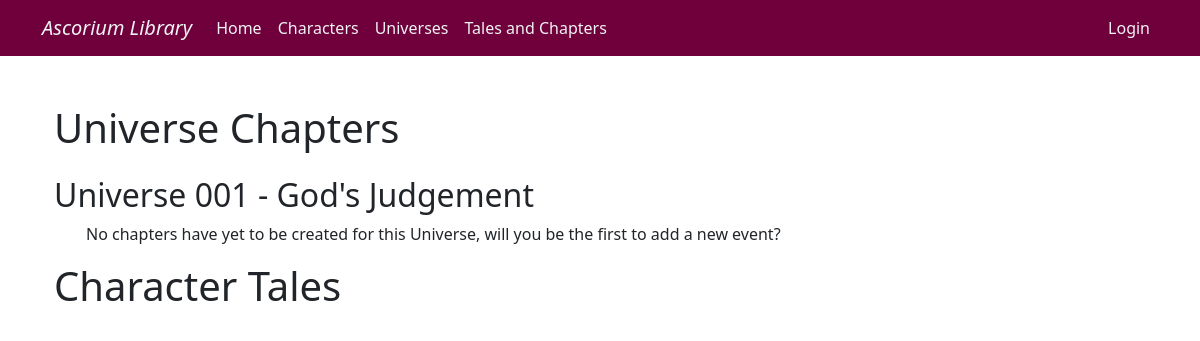
/TalesAndChapters/, run on an earlier commit of the app's database.
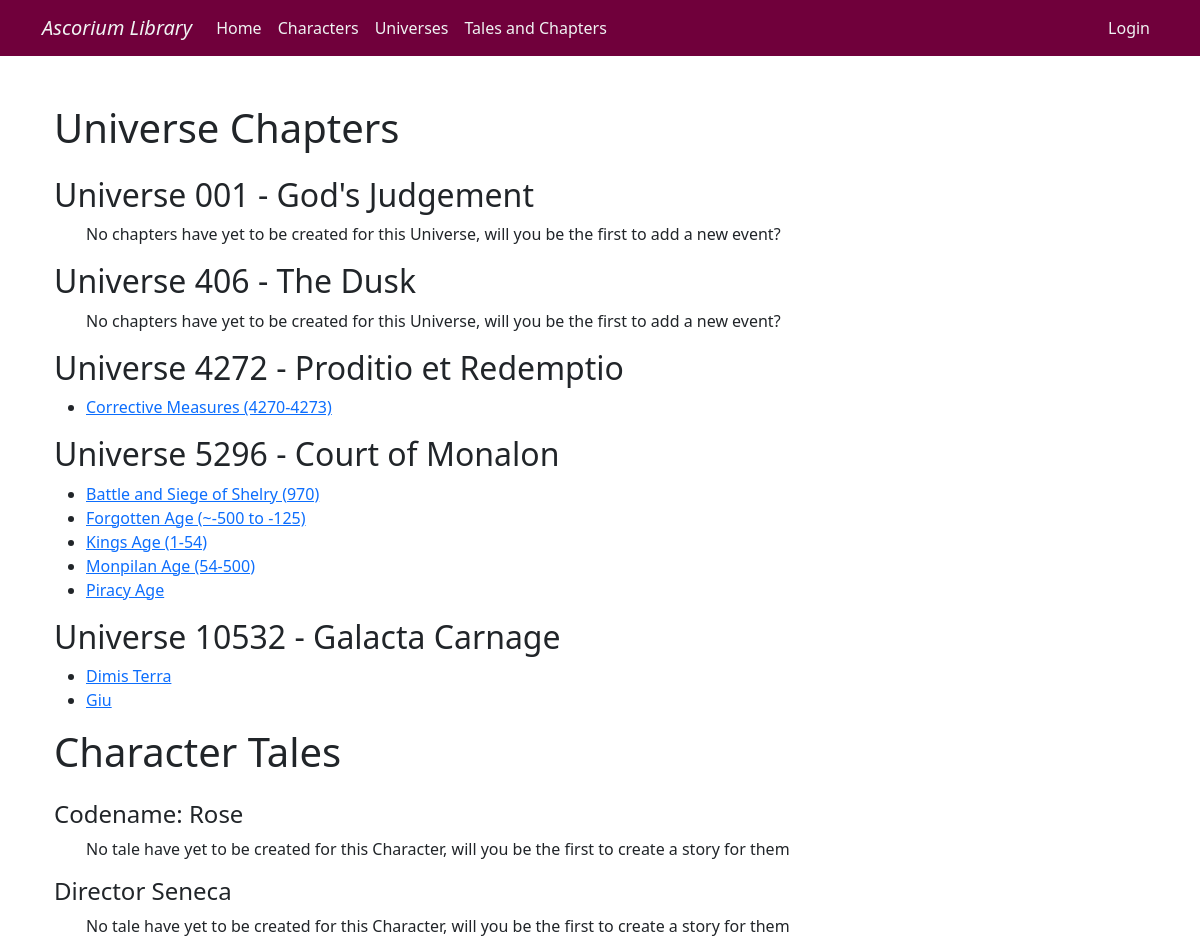
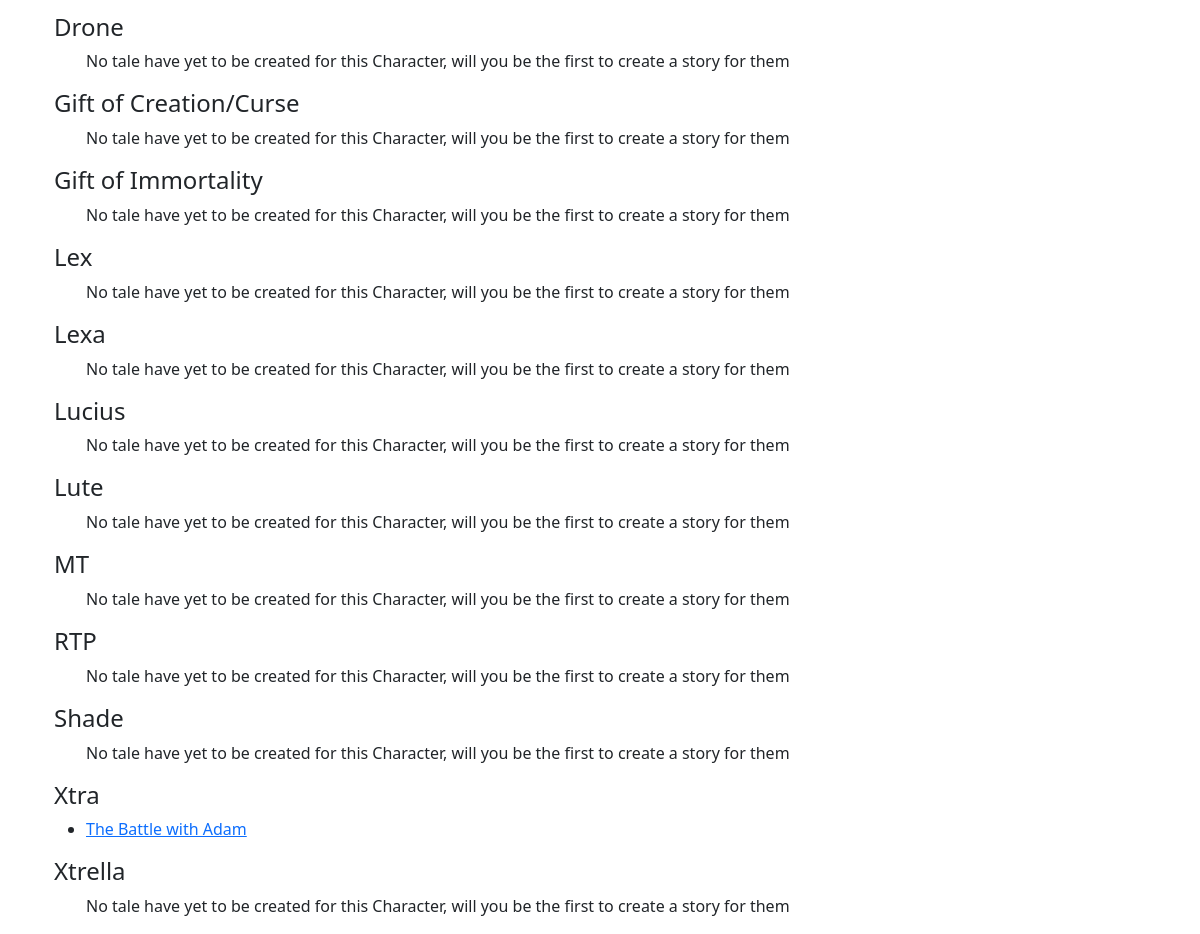
And on a later commit of the database (2 pictures, top to bottom).
### Story_Database/models.py (models this page shows, shortened)
class UniverseDatabase(models.Model):   #Universe Database
    Name=models.CharField(max_length=64)
    UniverseAuthor=models.CharField(max_length=64, null=True)   #can be left empty, since multiple authors for a Universe could exist since they can be large projects of work
    UniverseNumber=models.PositiveIntegerField(unique=True)     #primary key using unique=True
    UniverseDescription=models.TextField() #textfield for the description that can vary in size depending on how creative the user is

class ChaptersDatabase(models.Model):
    Name = models.CharField(max_length=64)
    Author = models.CharField(max_length=64, editable=False) #cant be editted
    Chapter = models.TextField()
    UniverseNumber = models.ForeignKey(UniverseDatabase, on_delete=models.CASCADE) #foreign game

class CharacterDatabase(models.Model):  #Character database
    Name = models.CharField(max_length=64)
    Author = models.CharField(max_length=64, editable=False)   #the author is not editable, it is linked to the account that made it
    CharacterDescription = models.TextField()
    UniverseNumber = models.ForeignKey(UniverseDatabase, on_delete=models.CASCADE)  #foreign key to Unieverse Database, and so upon deletion of a universe no characters from it exist and so .cascade is added
    Tags = models.ManyToManyField("self", blank=True, symmetrical=False)    #relations to other characters from Character database  (symmetrical since it doesnt go both ways always) blank because it can be left empty

class TalesDatabase(models.Model):
    Name = models.CharField(max_length=64)
    Author = models.CharField(max_length=64, editable=False)    #cant be editted
    Tale = models.TextField()
    Character = models.ForeignKey(CharacterDatabase, blank=False, on_delete=models.CASCADE) #foreign key, deletes using CASCADE

### Story_Database/views.py (the view)
# urls.py: path('TalesAndChapters/', views.TalesAndChapters, name='TalesAndChapters'),
def TalesAndChapters(request):
       Universes=UniverseDatabase.objects.order_by("UniverseNumber") #create Universes which is the model of UniverseDatabase but orders it based on Universe Number
       Characters =CharacterDatabase.objects.order_by("Name")
       TaleDictionary = { #create dictionary of characters and associated tales
              character: TalesDatabase.objects.filter(Character=character).order_by("Name")  #sorted alphabetically
              for character in Characters #repeat for each character in the character database
       }
       ChapterDictionary = {  #create a dicitonary with Universes and the chapters associated with each one
              universe: ChaptersDatabase.objects.filter(UniverseNumber=universe).order_by("Name") #sorted by name
              for universe in Universes #repeat for each universe in the universe database
       }
       context = {"TaleDictionary":TaleDictionary, "ChapterDictionary":ChapterDictionary} #create context for the dictionary for html file
       return render(request, "TalesAndChapters.html", context) #render the html file and send the context

### Story_Database/templates/TalesAndChapters.html (shortened to what this page needs)
{% extends "base.html" %}
{% block content %}
<div class="container mt-5">
    <h1 class="mb-4">Universe Chapters</h1>
    {% for universe, chapters in ChapterDictionary.items %}
    <h2>Universe {{ universe.UniverseNumber|stringformat:"03d" }} - {{ universe.Name }}</h2>
    <ul>
        {% for chapter in chapters %}
            <li>
                <a href="{% url 'ChapterPage' chapter.id %}">{{ chapter.Name }}</a>
            </li>
        {% empty %}
            <p>No chapters have yet to be created for this Universe, will you be the first to add a new event?</p>
        {% endfor %}
    </ul>
    {% endfor %}
    <h1 class="mb-4">Character Tales</h1>
    {% for character, tales in TaleDictionary.items %}
    <h4>{{ character.Name }} </h4>
    <ul>
        {% for tale in tales %}
            <li>
                <a href="{% url 'TalePage' tale.id %}">{{ tale.Name }}</a>
            </li>
        {% empty %}
            <p>No tale have yet to be created for this Character, will you be the first to create a story for them</p>
        {% endfor %}
    </ul>
    {% endfor %}
</div>
{% endblock %}

What changed in the data, as far as the page shows it:
added UniverseDatabase: UniverseNumber "406", Name "The Dusk"
added UniverseDatabase: UniverseNumber "4272", Name "Proditio et Redemptio"
added ChaptersDatabase: Name "Corrective Measures (4270-4273)", shown under "4272"
added UniverseDatabase: UniverseNumber "5296", Name "Court of Monalon"
added ChaptersDatabase: Name "Battle and Siege of Shelry (970)", shown under "5296"
added ChaptersDatabase: Name "Forgotten Age (~-500 to -125)", shown under "5296"
added ChaptersDatabase: Name "Kings Age (1-54)", shown under "5296"
added ChaptersDatabase: Name "Monpilan Age (54-500)", shown under "5296"
added ChaptersDatabase: Name "Piracy Age", shown under "5296"
added UniverseDatabase: UniverseNumber "10532", Name "Galacta Carnage"
added ChaptersDatabase: Name "Dimis Terra", shown under "10532"
added ChaptersDatabase: Name "Giu", shown under "10532"
added CharacterDatabase: Name "Codename: Rose"
added CharacterDatabase: Name "Director Seneca"
added CharacterDatabase: Name "Drone"
added CharacterDatabase: Name "Gift of Creation/Curse"
added CharacterDatabase: Name "Gift of Immortality"
added CharacterDatabase: Name "Lex"
added CharacterDatabase: Name "Lexa"
added CharacterDatabase: Name "Lucius"
added CharacterDatabase: Name "Lute"
added CharacterDatabase: Name "MT"
added CharacterDatabase: Name "RTP"
added CharacterDatabase: Name "Shade"
added CharacterDatabase: Name "Xtra"
added TalesDatabase: Name "The Battle with Adam"
added CharacterDatabase: Name "Xtrella"
